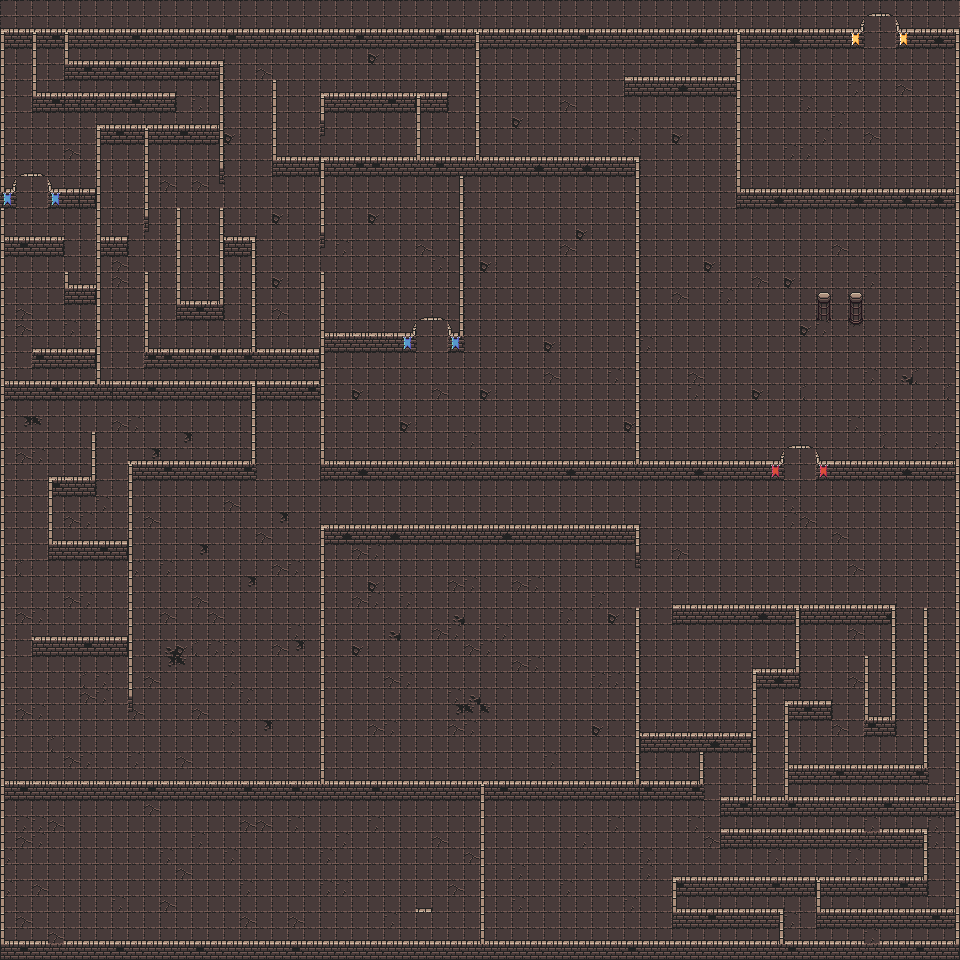

Below is a game level as drawn by its tile map, then a one-line description and the .tmx that defines it (tile-layer data replaced by summaries):
An orthogonal 60x60 tile map with 16x16 px tiles, 3 tile layers (floor, walls, side-walls) and 287 objects (262x spike, 14x ladder, 5x plate, 3x door, player2, ...).

<map version="1.10" tiledversion="1.10.1" orientation="orthogonal" renderorder="right-down" width="60" height="60" tilewidth="16" tileheight="16" infinite="0" nextlayerid="7" nextobjectid="323">
 <tileset firstgid="1" name="tiles_spritesheet" tilewidth="16" tileheight="16" tilecount="1024" columns="32">
  <image source="tiles_spritesheet.png" width="512" height="512" />
 </tileset>
 <layer id="6" name="floor" width="60" height="60" locked="1">
  <data>[3600 cells, 3591 non-empty, 8 distinct tile ids]</data>
 </layer>
 <layer id="1" name="walls" width="60" height="60" locked="1">
  <data>[3600 cells, 1559 non-empty, 41 distinct tile ids]</data>
 </layer>
 <layer id="3" name="side-walls" width="60" height="60" locked="1">
  <data>[3600 cells, 587 non-empty, 22 distinct tile ids]</data>
 </layer>
 <objectgroup id="2" name="obj">
  <object id="1" name="blue-player" type="player2" x="928" y="928">
   <properties>
    <property name="type" type="int" value="2" />
   </properties>
   <point />
  </object>
  <object id="2" name="red-player" type="player1" x="16" y="64">
   <properties>
    <property name="type" type="int" value="1" />
   </properties>
   <point />
  </object>
  <object id="3" name="spike" type="spike" x="16" y="80" width="16" height="2" />
  <object id="7" name="spike" type="spike" x="16" y="112" width="16" height="2" />
  <object id="4" name="spike" type="spike" x="0" y="80" width="16" height="2" />
  <object id="6" name="spike" type="spike" x="0" y="112" width="16" height="2" />
  <object id="8" name="spike" type="spike" x="896" y="928" width="16" height="2" />
  <object id="11" name="spike" type="spike" x="848" y="928" width="16" height="2" />
  <object id="25" name="spike" type="spike" x="800" y="912" width="16" height="2" />
  <object id="9" name="spike" type="spike" x="880" y="928" width="16" height="2" />
  <object id="10" name="spike" type="spike" x="832" y="928" width="16" height="2" />
  <object id="26" name="spike" type="spike" x="784" y="912" width="16" height="2" />
  <object id="12" name="red-plate" type="plate" x="48" y="64" width="16" height="2">
   <properties>
    <property name="color" value="red" />
    <property name="connected" type="int" value="1" />
   </properties>
  </object>
  <object id="24" name="blue-plate" type="plate" x="720" y="896" width="16" height="2">
   <properties>
    <property name="color" value="blue" />
    <property name="connected" type="int" value="2" />
   </properties>
  </object>
  <object id="27" name="blue-door" type="door" x="16" y="176" width="32" height="17">
   <properties>
    <property name="connected" type="int" value="2" />
   </properties>
  </object>
  <object id="28" name="red-door" type="door" x="784" y="448" width="32" height="17">
   <properties>
    <property name="connected" type="int" value="1" />
   </properties>
  </object>
  <object id="29" name="exit-door" type="exit" x="864" y="16" width="32" height="17">
   <properties>
    <property name="connected" type="int" value="7" />
   </properties>
  </object>
  <object id="30" name="spike" type="spike" x="32" y="288" width="16" height="2" />
  <object id="31" name="spike" type="spike" x="48" y="304" width="16" height="2" />
  <object id="32" name="spike" type="spike" x="0" y="288" width="16" height="2" />
  <object id="33" name="spike" type="spike" x="16" y="304" width="16" height="2" />
  <object id="34" name="spike" type="spike" x="32" y="320" width="16" height="2" />
  <object id="35" name="spike" type="spike" x="0" y="320" width="16" height="2" />
  <object id="36" name="spike" type="spike" x="80" y="304" width="16" height="2" />
  <object id="37" name="spike" type="spike" x="48" y="336" width="16" height="2" />
  <object id="38" name="spike" type="spike" x="16" y="336" width="16" height="2" />
  <object id="39" name="spike" type="spike" x="80" y="336" width="16" height="2" />
  <object id="40" name="spike" type="spike" x="64" y="320" width="16" height="2" />
  <object id="41" name="ladder" type="ladder" x="80" y="368" width="16" height="2">
   <properties>
    <property name="connected" type="int" value="1" />
   </properties>
  </object>
  <object id="42" name="ladder" type="ladder" x="304" y="368" width="16" height="2">
   <properties>
    <property name="connected" type="int" value="1" />
   </properties>
  </object>
  <object id="43" name="ladder" type="ladder" x="688" y="896" width="16" height="2">
   <properties>
    <property name="connected" type="int" value="2" />
   </properties>
  </object>
  <object id="44" name="ladder" type="ladder" x="832" y="896" width="16" height="2">
   <properties>
    <property name="connected" type="int" value="2" />
   </properties>
  </object>
  <object id="47" name="spike" type="spike" x="880" y="896" width="16" height="2" />
  <object id="48" name="spike" type="spike" x="864" y="896" width="16" height="2" />
  <object id="49" name="spike" type="spike" x="944.125" y="896" width="16" height="2" />
  <object id="50" name="spike" type="spike" x="928" y="896" width="16" height="2" />
  <object id="51" name="blue-plate" type="plate" x="448" y="128" width="16" height="2">
   <properties>
    <property name="color" value="blue" />
    <property name="connected" type="int" value="3" />
   </properties>
  </object>
  <object id="52" name="blue-door" type="door" x="416" y="320" width="32" height="17">
   <properties>
    <property name="connected" type="int" value="3" />
   </properties>
  </object>
  <object id="53" name="ladder" type="ladder" x="560" y="224" width="16" height="2">
   <properties>
    <property name="connected" type="int" value="3" />
   </properties>
  </object>
  <object id="54" name="ladder" type="ladder" x="32" y="864" width="16" height="2">
   <properties>
    <property name="connected" type="int" value="3" />
   </properties>
  </object>
  <object id="55" name="ladder" type="ladder" x="448" y="816" width="16" height="2">
   <properties>
    <property name="connected" type="int" value="4" />
   </properties>
  </object>
  <object id="56" name="ladder" type="ladder" x="512" y="64" width="16" height="2">
   <properties>
    <property name="connected" type="int" value="4" />
   </properties>
  </object>
  <object id="57" name="spike" type="spike" x="96" y="816" width="16" height="2" />
  <object id="58" name="spike" type="spike" x="112" y="832" width="16" height="2" />
  <object id="59" name="spike" type="spike" x="64" y="816" width="16" height="2" />
  <object id="60" name="spike" type="spike" x="80" y="832" width="16" height="2" />
  <object id="61" name="spike" type="spike" x="96" y="848" width="16" height="2" />
  <object id="62" name="spike" type="spike" x="64" y="848" width="16" height="2" />
  <object id="63" name="spike" type="spike" x="144" y="832" width="16" height="2" />
  <object id="64" name="spike" type="spike" x="112" y="864" width="16" height="2" />
  <object id="65" name="spike" type="spike" x="80" y="864" width="16" height="2" />
  <object id="66" name="spike" type="spike" x="144" y="864" width="16" height="2" />
  <object id="67" name="spike" type="spike" x="128" y="848" width="16" height="2" />
  <object id="68" name="spike" type="spike" x="96" y="880" width="16" height="2" />
  <object id="69" name="spike" type="spike" x="112" y="896" width="16" height="2" />
  <object id="70" name="spike" type="spike" x="64" y="880" width="16" height="2" />
  <object id="71" name="spike" type="spike" x="80" y="896" width="16" height="2" />
  </objectgroup>
</map>
<!-- 230 of 287 objects omitted -->
